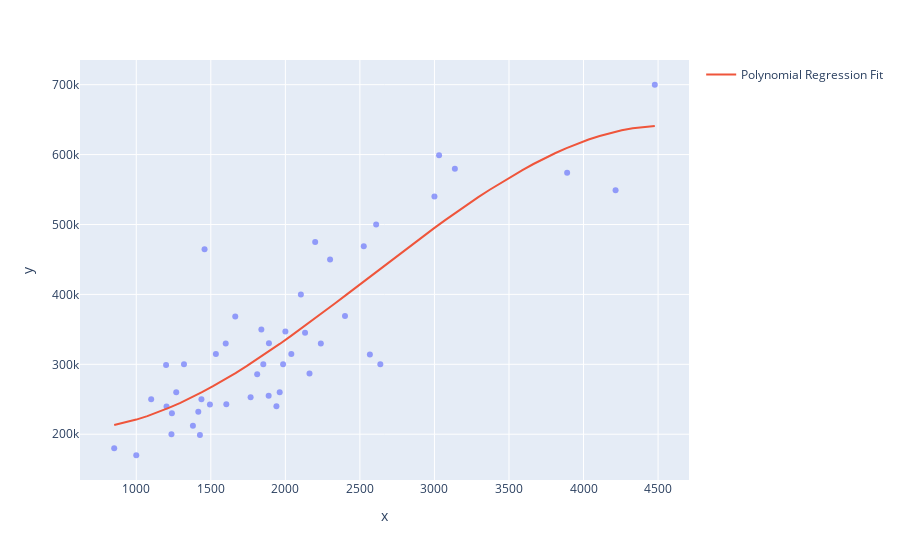

Notebook code cell kept with this figure:
### Code cell
import numpy as np
import plotly.express as px
import plotly.graph_objects as go
from sklearn.linear_model import LinearRegression

x_range=np.linspace(X['Size'].min(),X['Size'].max(),50)
y_range=model.predict(poly.fit_transform(x_range.reshape(-1,1)))

fig=px.scatter(x=X['Size'],y=y,opacity=0.65)
fig.add_traces(go.Scatter(x=x_range,y=y_range,name='Polynomial Regression Fit'))
fig.show()
